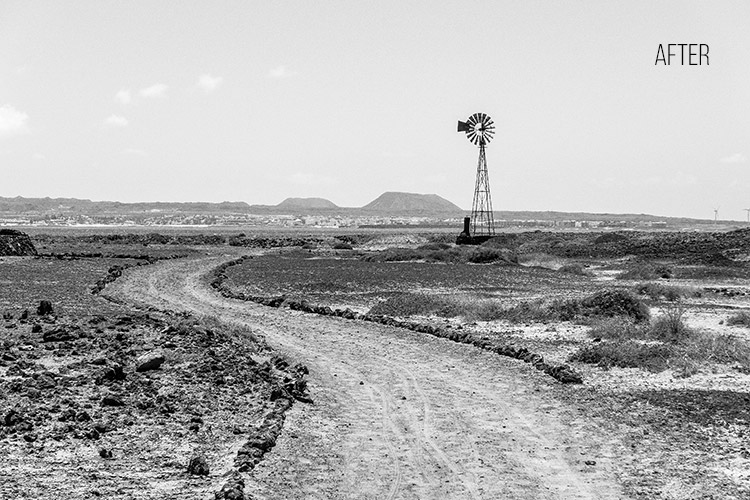
%> input picture expt 2.jpg, 750 x 500 px
$ octave exp2.m   (GNU Octave 9; MATLAB toolbox functions it lacks are replaced by stand-ins)
%> lines starting %> are read from the running program, lines starting %| are printed output that depends on the picture
A=imread('expt 2.jpg');
%> A is the input picture: size 500x750x3 uint8; min 0, max 255, mean 173.3
B=rgb2gray(A);
imshow(B);
title('Original Image(8 bit)');

Q1=B/2;
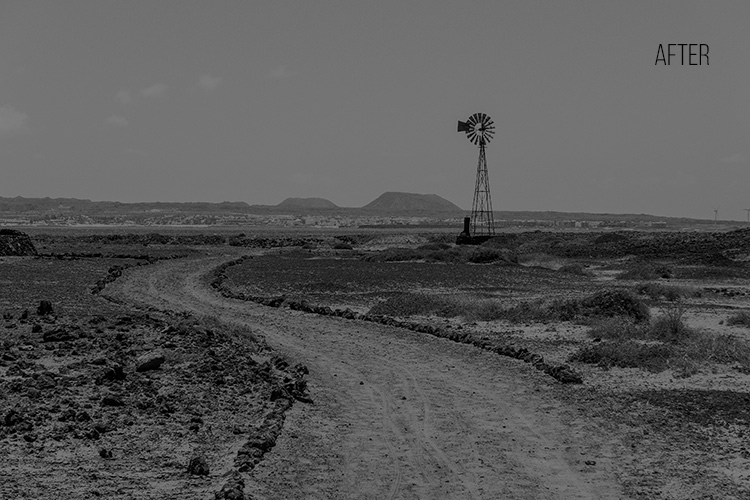
%> Q1: size 500x750 uint8; min 0, max 128, mean 86.9
subplot(2,2,1);
imshow(Q1,[0,127]);
title('Quantized by 2(7bit)');

Q2=B/4;
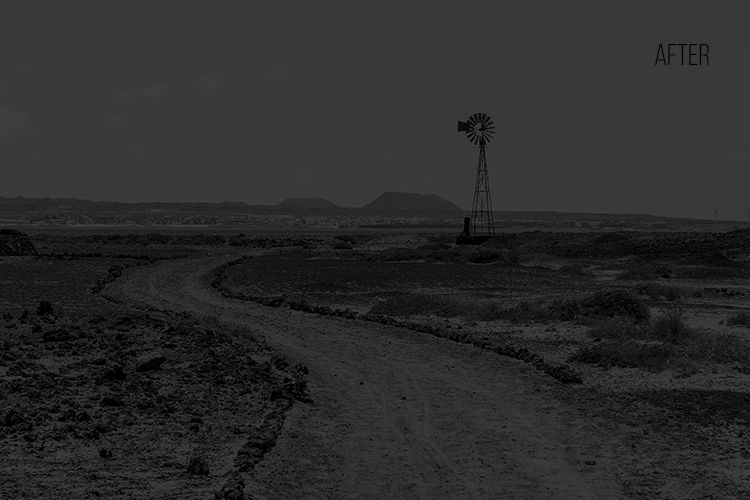
%> Q2: size 500x750 uint8; min 0, max 64, mean 43.5
subplot(2,2,2);
imshow(Q2,[0,63]);
title('Quantized by 4(6bit)');

Q2=B/8;
subplot(2,2,3);
imshow(Q2,[0,31]);
title('Quantized by 8(5 bit)');

Q3=B/64;
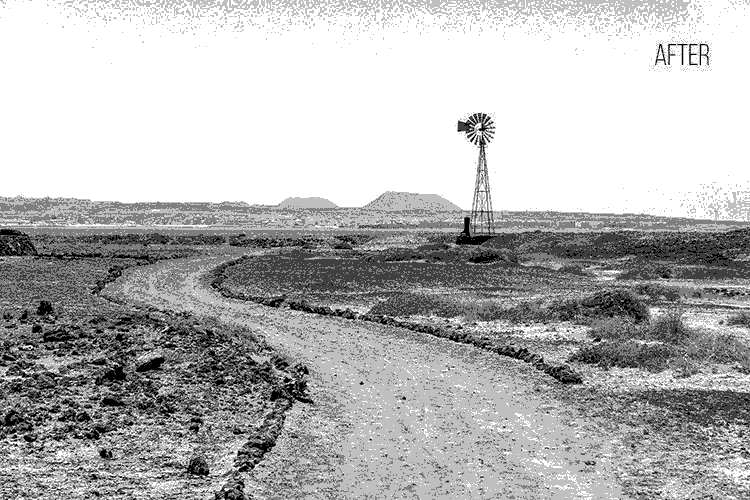
%> Q3: size 500x750 uint8; min 0, max 4, mean 2.85; drawn with min black and max white
subplot(2,2,4);
imshow(Q3,[0,3]);
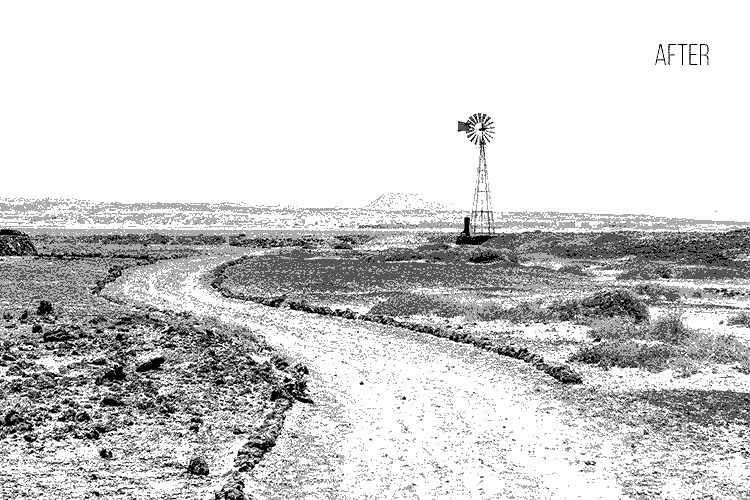
%> displayed picture: size 500x750, on the screen's scale of 0 to 255; min 0, max 255, mean 208.1
title('Quantized by 64(2 bit)');
